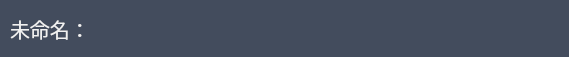
<?xml version="1.0" encoding="UTF-8"?>
<ui version="4.0">
 <class>ColorUnitList</class>
 <widget class="qMRMLWidget" name="ColorUnitList">
  <property name="geometry">
   <rect>
    <x>0</x>
    <y>0</y>
    <width>569</width>
    <height>57</height>
   </rect>
  </property>
  <property name="styleSheet">
   <string notr="true">background-color: rgb(67, 76, 93);</string>
  </property>
  <layout class="QVBoxLayout" name="verticalLayout_2">
   <property name="leftMargin">
    <number>0</number>
   </property>
   <property name="topMargin">
    <number>0</number>
   </property>
   <property name="rightMargin">
    <number>0</number>
   </property>
   <property name="bottomMargin">
    <number>0</number>
   </property>
   <item>
    <widget class="QWidget" name="widget_2" native="true">
     <property name="styleSheet">
      <string notr="true"/>
     </property>
     <layout class="QHBoxLayout" name="horizontalLayout" stretch="0,1">
      <property name="leftMargin">
       <number>10</number>
      </property>
      <property name="rightMargin">
       <number>10</number>
      </property>
      <item>
       <widget class="QLabel" name="label">
        <property name="font">
         <font>
          <family>Agency FB</family>
          <pointsize>15</pointsize>
          <italic>false</italic>
          <bold>false</bold>
         </font>
        </property>
        <property name="styleSheet">
         <string notr="true">
color: rgb(241, 241, 241);</string>
        </property>
        <property name="text">
         <string>未命名：</string>
        </property>
       </widget>
      </item>
      <item>
       <widget class="ctkSliderWidget" name="SliderWidget" native="true"/>
      </item>
     </layout>
    </widget>
   </item>
  </layout>
 </widget>
 <customwidgets>
  <customwidget>
   <class>qMRMLWidget</class>
   <extends>QWidget</extends>
   <header>qMRMLWidget.h</header>
   <container>1</container>
  </customwidget>
  <customwidget>
   <class>ctkSliderWidget</class>
   <extends>QWidget</extends>
   <header location="global">ctksliderwidget.h</header>
   <container>1</container>
  </customwidget>
 </customwidgets>
 <resources/>
 <connections/>
</ui>
